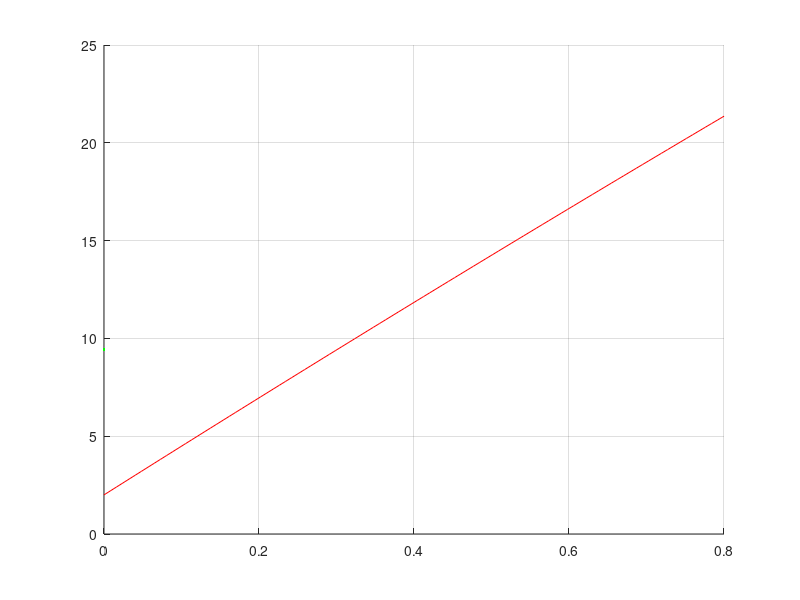

Reproduce this figure in MATLAB.
% ©2020 HP.
clc;
clear;
clf;
fprintf('\n--------------------------------------\n')
%--------------------------------------
fprintf('Exercise 3c: Calculate the integral of f(x) from 0 to 0.8: f(x) = 2 + 25x - x^2\n\n');
%--------------------------------------
x = linspace(0,0.8);
x=x';
y = 2 + 25*x - x.^2;
f = @(x) 2 + 25*x - x.^2;
%--------------------------------------
Use = 'quad'
if strcmp(Use,'trapz')>0
  Q = trapz(x,y)
elseif strcmp(Use,'cumtrapz')>0
  Q = cumtrapz(x,y)
elseif strcmp(Use,'quad')>0
  Q = quad(f, 0, 0.8)
elseif strcmp(Use,'quadadapt')>0
  Q = quadadapt(f,0,0.8, 5)
end
%--------------------------------------
hold on
grid on
plot(x, f(x), 'r-')
%xlim([-1 2])
%ylim([-10 10])
plot(x(1:length(Q)), Q, 'g.');
%--------------------------------------
hold off